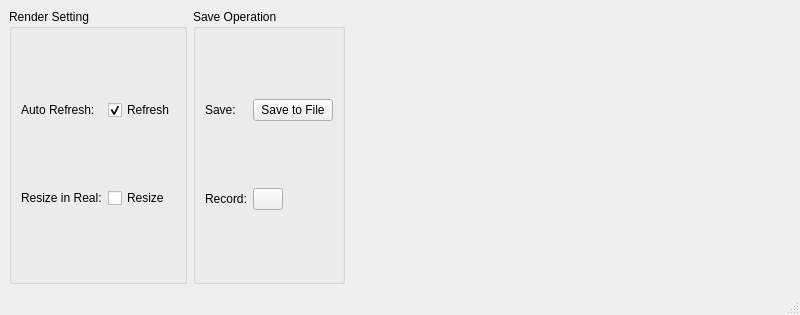
<?xml version="1.0" encoding="UTF-8"?>
<ui version="4.0">
 <class>RangeImage</class>
 <widget class="QMainWindow" name="RangeImage">
  <property name="geometry">
   <rect>
    <x>0</x>
    <y>0</y>
    <width>800</width>
    <height>315</height>
   </rect>
  </property>
  <property name="windowTitle">
   <string>RangeImage</string>
  </property>
  <widget class="QWidget" name="centralwidget">
   <layout class="QGridLayout" name="gridLayout_3">
    <item row="0" column="0">
     <layout class="QVBoxLayout" name="verticalLayout">
      <item>
       <layout class="QHBoxLayout" name="horizontalLayout_2">
        <item>
         <widget class="QGroupBox" name="groupBox">
          <property name="title">
           <string>Render Setting</string>
          </property>
          <layout class="QGridLayout" name="gridLayout">
           <item row="0" column="0">
            <widget class="QLabel" name="AutoRefreshLabel">
             <property name="text">
              <string>Auto Refresh:</string>
             </property>
            </widget>
           </item>
           <item row="0" column="1">
            <widget class="QCheckBox" name="AutoRefreshCheckbox">
             <property name="text">
              <string>Refresh</string>
             </property>
             <property name="checked">
              <bool>true</bool>
             </property>
            </widget>
           </item>
           <item row="1" column="0">
            <widget class="QLabel" name="label">
             <property name="text">
              <string>Resize in Real:</string>
             </property>
            </widget>
           </item>
           <item row="1" column="1">
            <widget class="QCheckBox" name="ResizeCheckBox">
             <property name="text">
              <string>Resize</string>
             </property>
            </widget>
           </item>
          </layout>
         </widget>
        </item>
        <item>
         <widget class="QGroupBox" name="groupBox_2">
          <property name="title">
           <string>Save Operation</string>
          </property>
          <layout class="QGridLayout" name="gridLayout_2">
           <item row="1" column="0">
            <widget class="QLabel" name="label_3">
             <property name="text">
              <string>Record:</string>
             </property>
            </widget>
           </item>
           <item row="0" column="1">
            <widget class="QPushButton" name="SaveButton">
             <property name="text">
              <string>Save to File</string>
             </property>
            </widget>
           </item>
           <item row="0" column="0">
            <widget class="QLabel" name="label_2">
             <property name="text">
              <string>Save:</string>
             </property>
            </widget>
           </item>
           <item row="1" column="1">
            <widget class="QPushButton" name="RecordButton">
             <property name="maximumSize">
              <size>
               <width>30</width>
               <height>16777215</height>
              </size>
             </property>
             <property name="styleSheet">
              <string notr="true">QPushButton{border-image:
                                                url(:/pointview_icon/record-on-disable.png);}
                                                QPushButton:hover{border-image: url(:/pointview_icon/record-on.png);}</string>
             </property>
             <property name="text">
              <string/>
             </property>
            </widget>
           </item>
          </layout>
         </widget>
        </item>
        <item>
         <spacer name="horizontalSpacer_2">
          <property name="orientation">
           <enum>Qt::Horizontal</enum>
          </property>
          <property name="sizeHint" stdset="0">
           <size>
            <width>40</width>
            <height>20</height>
           </size>
          </property>
         </spacer>
        </item>
       </layout>
      </item>
     </layout>
    </item>
   </layout>
  </widget>
  <widget class="QMenuBar" name="menubar">
   <property name="geometry">
    <rect>
     <x>0</x>
     <y>0</y>
     <width>800</width>
     <height>22</height>
    </rect>
   </property>
  </widget>
  <widget class="QStatusBar" name="statusbar"/>
 </widget>
 <resources/>
 <connections/>
</ui>
